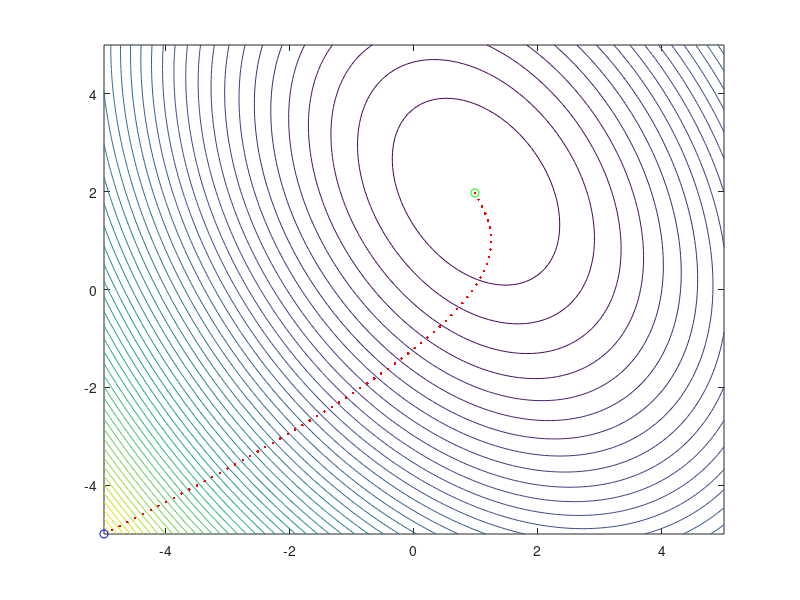

This chart was generated by the following MATLAB code:
%lab03 - Metoda gradientu prostego
clc
clear all
close all

x0 = -5; % punkt startowy X
y0 = -5; % punkt startowy Y
bool = 0; % sluzy do zakonczenia petli
h = 0.05; % krok
e = 0.1; % epsilon
iter = 0; %liczba iteracji

f = inline('2*x.^2 + y.^2 + x.*y - 6*x - 5*y + 8'); %funkcja

[X,Y] = meshgrid(-5:0.1:5, -5:0.1:5);
contour(X,Y,f(X,Y), 50) 
hold on
plot(x0, y0, 'b o')	% narysowanie punktu startowego

Fx = (f(x0+h,y0) - f(x0,y0))/h;
Fy = (f(x0,y0+h) - f(x0,y0))/h;

gradient = [Fx, Fy]; % gradient
dl_grad = norm(gradient); %dlugosc gradientu

lambda = 0.15;

while (norm(gradient) >= e )
     
    x0 = x0 - (gradient(1)./dl_grad)*lambda;
    y0 = y0 - (gradient(2)./dl_grad)*lambda;
    
    iter = iter + 1;
    plot(x0,y0, '. r')
        
    Fx = (f(x0+h,y0) - f(x0,y0))/h;
    Fy = (f(x0,y0+h) - f(x0,y0))/h;
    
    gradient = [Fx, Fy]; % nasz gradient
    dl_grad = norm(gradient); %oblicza dlugosc naszego gradientu
end

plot(x0, y0, 'g o');
iter
x0
y0